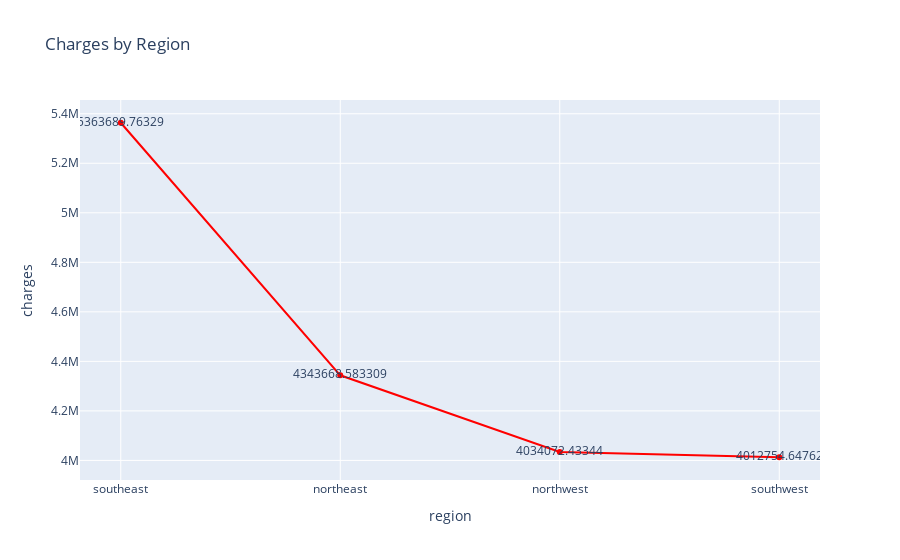

Notebook code cell kept with this figure:
### Code cell
fig=px.line(data_frame=region_charge,x="region",y="charges",title="Charges by Region",text="charges",color_discrete_sequence=["red"]).show()

### Figure 1 — Plotly figure (JSON) as saved in the notebook; plotly's stock layout.template omitted (floating-point values rounded to 4 significant figures)
{"data": [{"hovertemplate": "region=%{x}<br>charges=%{text}<extra></extra>", "legendgroup": "", "line": {"color": "red", "dash": "solid"}, "marker": {"symbol": "circle"}, "mode": "lines+markers+text", "name": "", "orientation": "v", "showlegend": false, "text": [5364000.0, 4344000.0, 4034000.0, 4013000.0], "type": "scatter", "x": ["southeast", "northeast", "northwest", "southwest"], "xaxis": "x", "y": [5364000.0, 4344000.0, 4034000.0, 4013000.0], "yaxis": "y"}], "layout": {"legend": {"tracegroupgap": 0}, "title": {"text": "Charges by Region"}, "xaxis": {"anchor": "y", "domain": [0, 1], "title": {"text": "region"}}, "yaxis": {"anchor": "x", "domain": [0, 1], "title": {"text": "charges"}}}}
